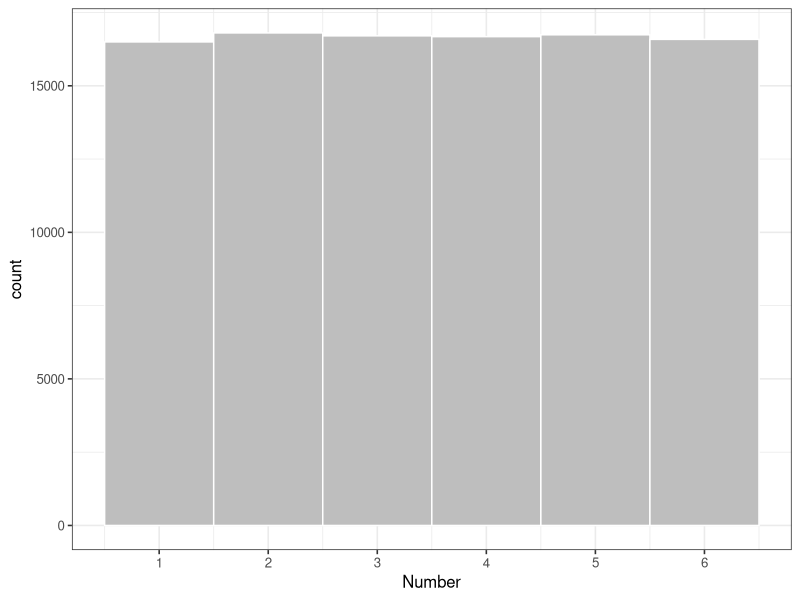
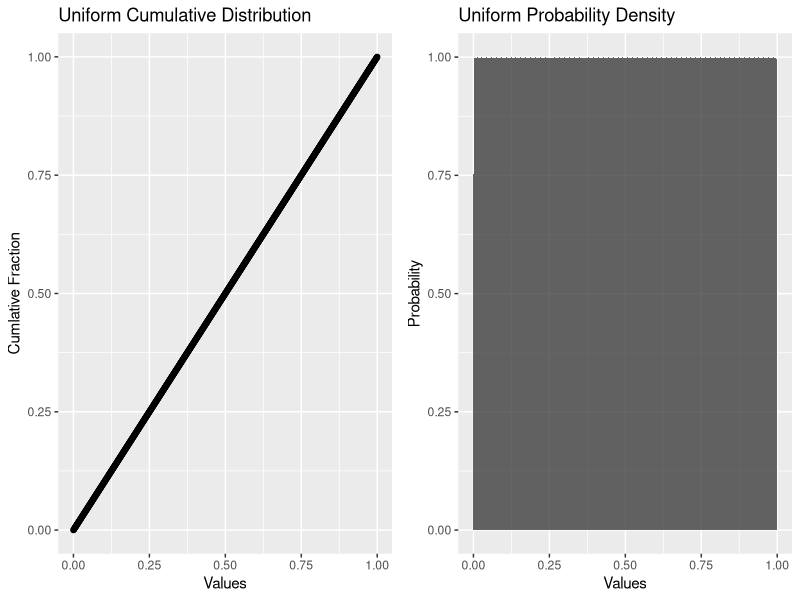
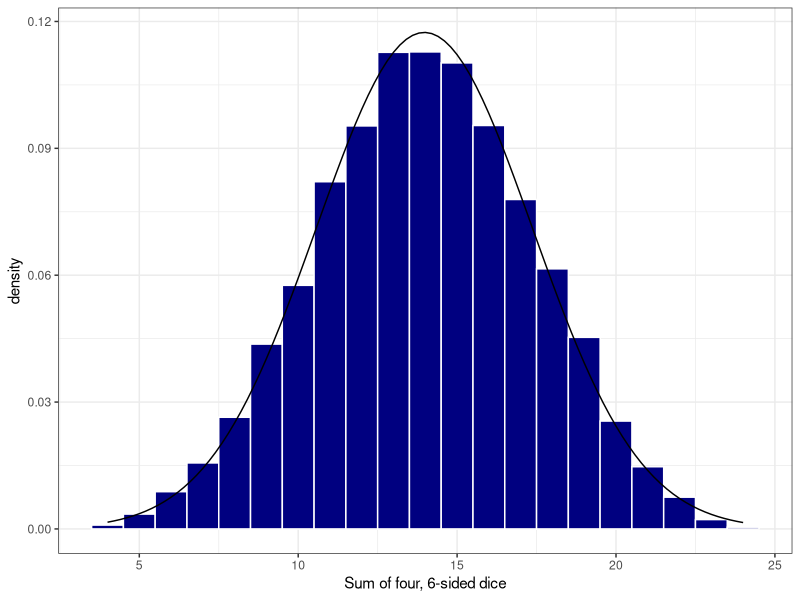
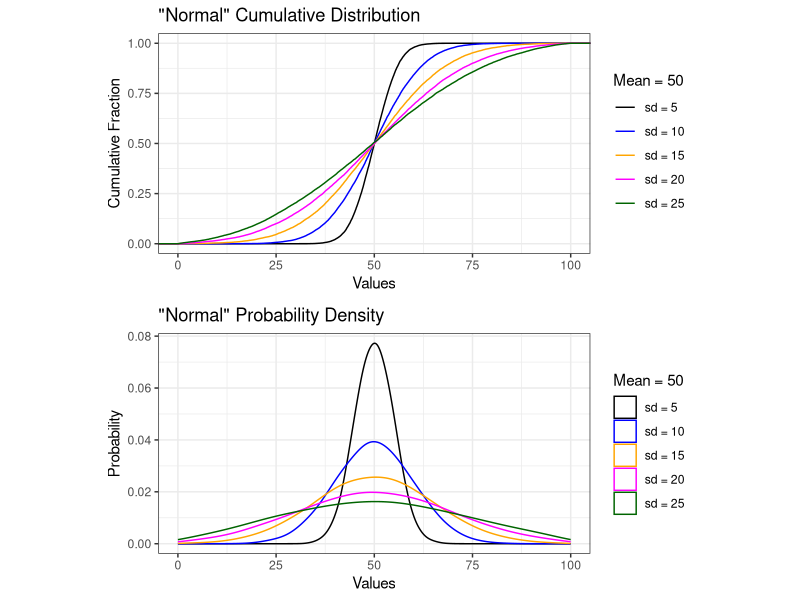
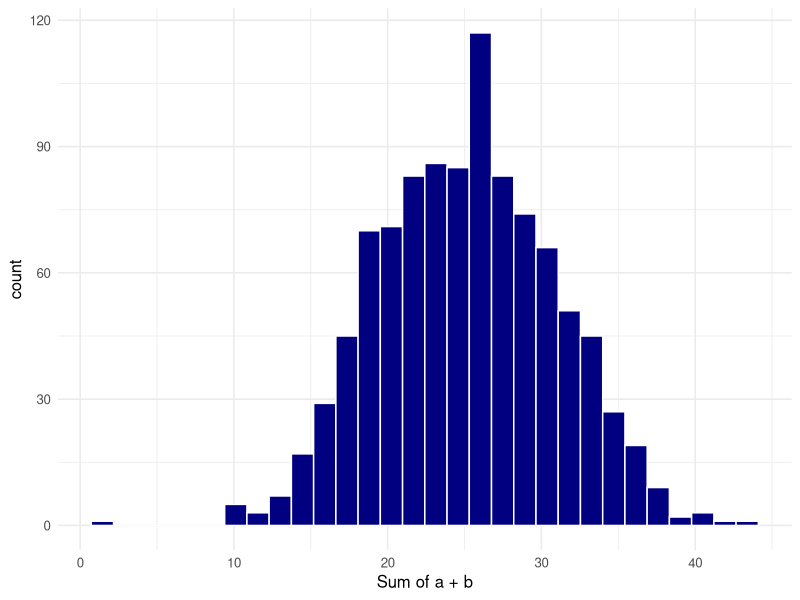
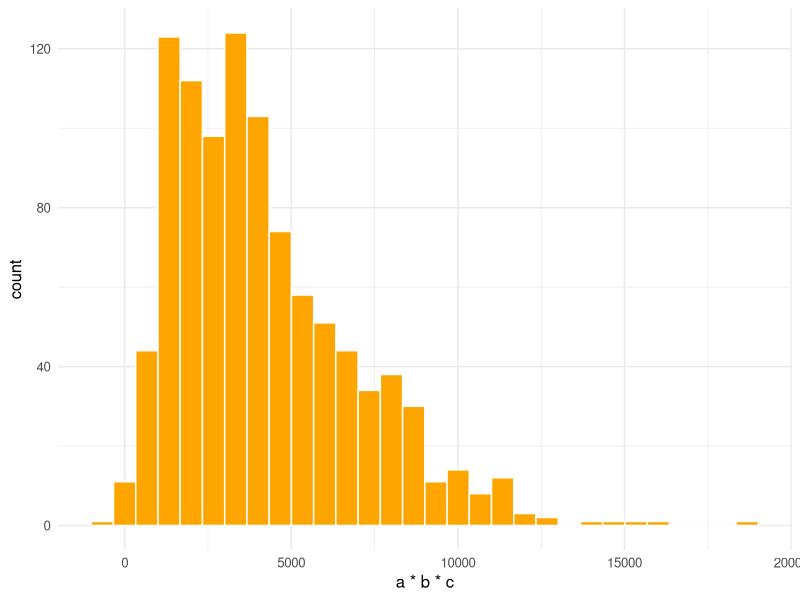
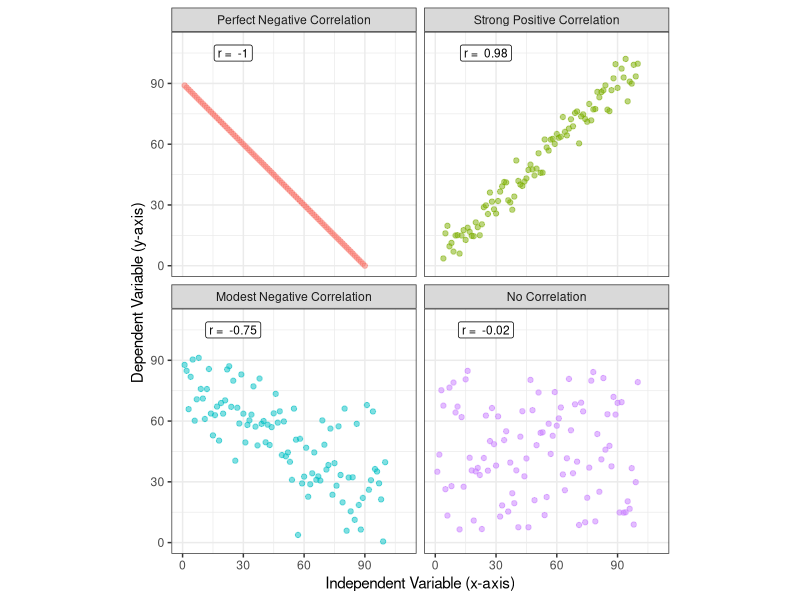

These charts were generated, in order, by the following R code:
## ---- chunk 1
library(tidyverse)
library(gridExtra)
library(grid)
library(broom)
knitr::opts_chunk$set(echo = TRUE, cache = TRUE)
## ---- chunk 2
#create a uniform distribition for the first roll of a 6-sided die
six_sided <- tibble(
  rolls = ceiling(runif(10e4, min=1, max=7))
)

#create a histogram of the probability density for a uniform distribution 
ggplot(data = six_sided, aes(x = rolls)) +
  geom_histogram(
      breaks = seq(1,7,1), 
      fill = "grey",
      color = "white") +
  xlab("Number") +
  scale_x_continuous(breaks = c(0.5, 1.5, 2.5, 3.5, 4.5, 5.5, 6.5),
                     labels = as.factor(seq(0,6,1))) +
  theme_bw(base_size = 12)
## ---- chunk 3
unif_dist2<-tibble(data = seq(0,1,0.001), 
                  quant = seq(0,1,0.001))
                  

unif_cdf <- ggplot(data = unif_dist2) +
  geom_point(aes(x=quant, y = data)) +
  labs(title = "Uniform Cumulative Distribution",
       y ="Cumlative Fraction",
       x = "Values")

unif_hist <- ggplot(data = unif_dist2) +
  stat_density(aes(x = data),
                 outline.type = "full",
               kernel = "gaussian",
               n = 4096,
               alpha = 0.75,
               bw = .001) +
  labs(title = "Uniform Probability Density",
       y = "Probability",
       x = "Values")

grid.arrange(unif_cdf, unif_hist, ncol=2)

## ---- chunk 4
#sample a uniform distribution between 0 and 6, replicate 1000 times
#use 'ceiling' function to round up results
four_dice <- tibble(sum = replicate(10000, runif(4, min=0, max=6) %>% 
                         ceiling() %>% 
                         sum() #sum the result
                       ))
ggplot(data = four_dice) +
  geom_histogram(aes(x = sum, after_stat(density)),
                 bins = 21,
                 fill = "navy",
                 color = "white") + 
  stat_function(fun = dnorm, n = 101, 
                args = list(
                  mean = mean(four_dice$sum), 
                  sd = sd(four_dice$sum)
                  )
                ) +
  xlab("Sum of four, 6-sided dice") +
  theme_bw()

## ---- chunk 5
norm2 <- tibble(a = rnorm(n = 20000, mean = 50, sd = 5),
                b = rnorm(n = 20000, mean = 50, sd = 10),
                c = rnorm(n = 20000, mean = 50, sd = 15),
                d = rnorm(n = 20000, mean = 50, sd = 20),
                e = rnorm(n = 20000, mean = 50, sd = 25))

normal_ecdf <- ggplot(data = norm2) +
  stat_ecdf(aes(x = a, color = "sd = 5")) +
  stat_ecdf(aes(x = b, color = "sd = 10")) +
  stat_ecdf(aes(x = c, color = "sd = 15")) +
  stat_ecdf(aes(x = d, color = "sd = 20")) +
  stat_ecdf(aes(x = e, color = "sd = 25")) +
  xlim(0,100) +
  labs(title = "\"Normal\" Cumulative Distribution",
       x = "Values",
       y = "Cumulative Fraction") +
  scale_color_manual(values = c("black", "blue", "orange", "magenta", "darkgreen"), 
                     breaks=c("sd = 5","sd = 10","sd = 15", "sd = 20", "sd = 25"),
                     name = "Mean = 50") +
  theme_bw()

normal_density<- ggplot(data = norm2) +
  geom_density(aes(x = a, color = "sd = 5"),
               adjust = 2) +
  geom_density(aes(b, color = "sd = 10"),
               adjust = 2) +
  geom_density(aes(c, color = "sd = 15"),
               adjust = 2) +
  geom_density(aes(d, color = "sd = 20"),
               adjust = 2) +
  geom_density(aes(e, color = "sd = 25"),
               adjust = 2) +
  xlim(0,100) +
  labs(title = "\"Normal\" Probability Density",
       x = "Values",
       y = "Probability") +
  scale_color_manual(values = c("black", "blue", "orange", "magenta", "darkgreen"), 
                     breaks=c("sd = 5","sd = 10","sd = 15", "sd = 20", "sd = 25"),
                     name = "Mean = 50") +
  theme_bw() 

grid.arrange(normal_ecdf, normal_density, 
             nrow=2, 
             respect=TRUE, 
             heights = c(0.5, 0.5))


## ---- chunk 6
#create two variables that are normally distributed
normal_data <- tibble(a = rnorm(n=1000, mean = 15, sd = 5),
                   b = rnorm(n=1000, mean = 10, sd = 3))
## ---- chunk 7
#add those variables together and you get a normal distribution
normal_data %>% mutate(c = a + b) -> normal_data

ggplot2::ggplot(data = normal_data) + 
  geom_histogram(aes(c),
                 bins = 30,
                 fill = "navy",
                 color = "white") +
  xlab("Sum of a + b") +
  theme_minimal(base_size = 12)
#ggsave("./images/hist_a_b.png", dpi = 150)
## ---- chunk 8
#multiply together three normal variables
normal_data %>% 
  mutate(d = sample(a*b*c, 1000)) -> log_data

ggplot2::ggplot(data = log_data) + 
  geom_histogram(aes(d),
                 bins = 30,
                 fill = "orange",
                 color = "white") +
  xlab("a * b * c") +
  theme_minimal(base_size = 12) 
#ggsave("./images/hist_skew_out.png", dpi = 150)
## ---- chunk 9
set.seed(7)
corr_plots1 <- tibble(x = seq(1, 100, 1),
                      y1 = 90-x,
                      y2 = map_dbl(x, ~ (.x*(rnorm(1, mean = 1,  sd = 0.06)) + 
                                           rnorm(1, mean = 0, sd = 5))),
                      y3 = map_dbl(x, ~ (70- .x*(rnorm(1, mean = 0.6,  sd = 0.15)) + 
                                           rnorm(1, mean = 10, sd = 10))),
                      y4 = runif(100, 5, 85)) %>%
  pivot_longer(y1:y4, names_to = "type") %>%
  mutate(type = as.factor(type))

levels(corr_plots1$type) <- c("Perfect Negative Correlation", "Strong Positive Correlation", "Modest Negative Correlation", "No Correlation")

cor_results <- corr_plots1 %>%
  group_by(type) %>%
  summarise(r.squared = cor(x,value)) 
## ---- chunk 10
pearson_plot <- ggplot(data = corr_plots1,
       aes(x = x, y = value)) +
  geom_point(aes(color = type),
             alpha = 0.5) +
  facet_wrap(facets = vars(type),
             ncol = 2) +
   geom_label(x = 25, y = 105, 
            data = cor_results, 
            aes(label = paste("r = ", round(r.squared, 2))),
            size = 3) +
  theme_bw() +
  xlim(0,110) +
  ylim(0,110) +
  coord_fixed(ratio=1.0) +
  labs(x = "Independent Variable (x-axis)",
       y = "Dependent Variable (y-axis)") +
  theme(legend.position = "none")
 
pearson_plot 
